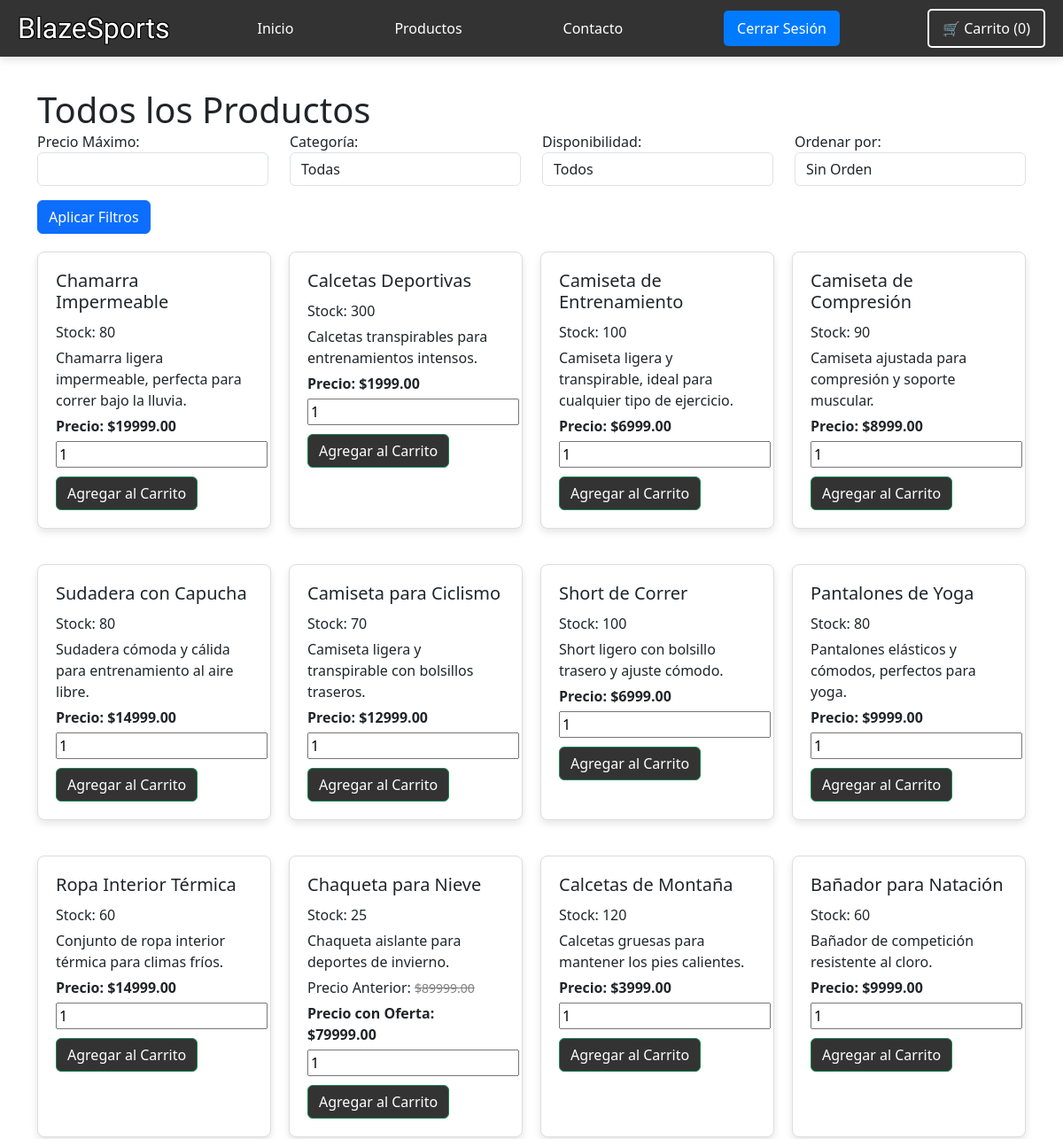
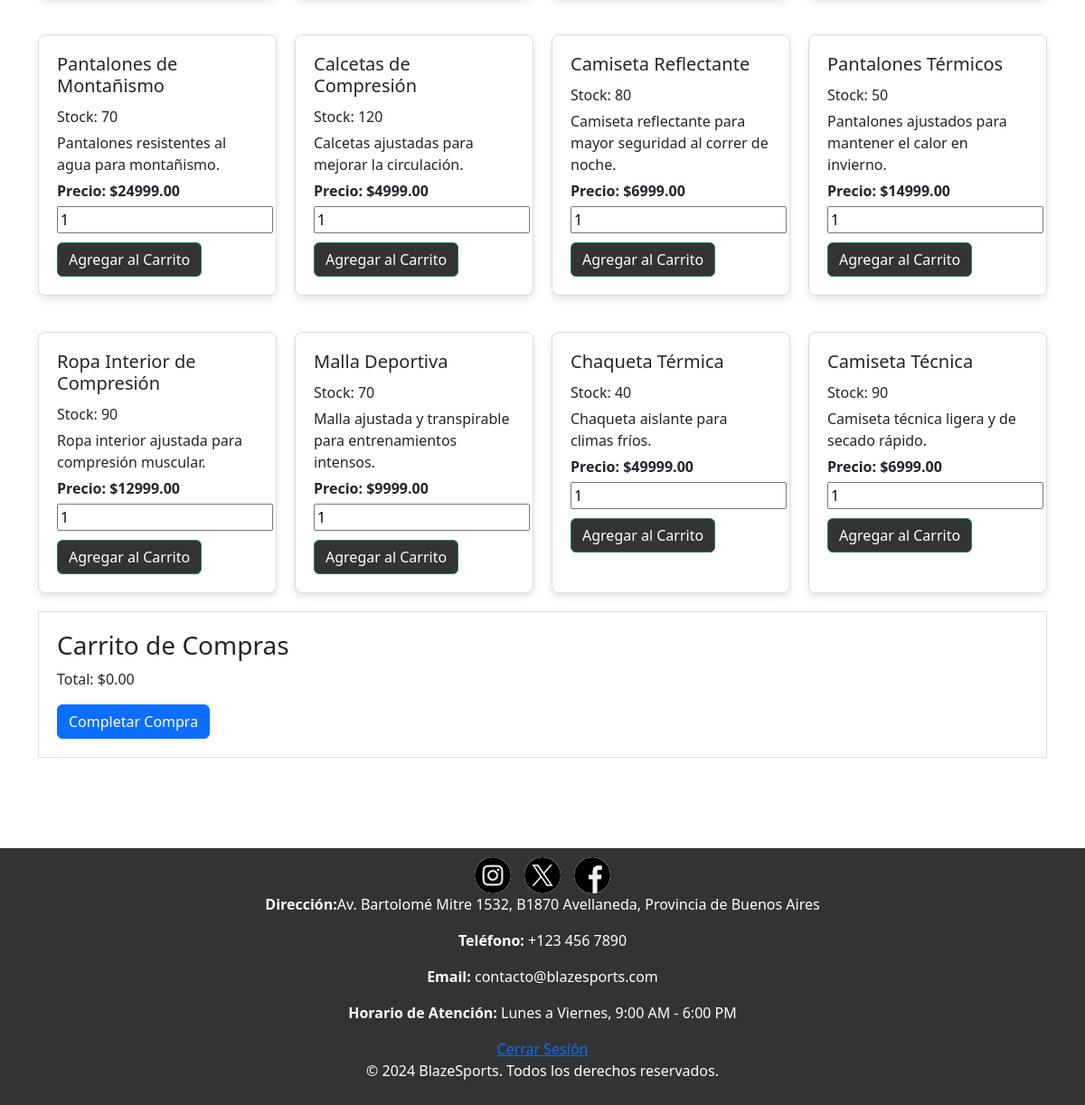
The app's page /productos.php?categoria=Ropa with its own data (2 pictures, top to bottom).
### tables this page shows
CREATE TABLE `productos` (
  `id` int(11) NOT NULL,
  `nombre` varchar(255) NOT NULL,
  `descripcion` text NOT NULL,
  `precio` decimal(10,2) NOT NULL,
  `categoria` varchar(255) NOT NULL,
  `imagen` varchar(255) NOT NULL,
  `popularidad` int(11) DEFAULT 0,
  `stock` int(11) DEFAULT 0,
  `oferta` tinyint(1) DEFAULT 0,
  `precio_anterior` decimal(10,2) DEFAULT NULL,
  `en_oferta` tinyint(1) DEFAULT 0
);

### productos.php (the view, shortened to what this page needs)
<?php
include('db.php');
$filtro_precio = isset($_GET['precio']) ? $_GET['precio'] : '';
$filtro_categoria = isset($_GET['categoria']) ? $_GET['categoria'] : '';
$sql = "SELECT id, nombre, descripcion, precio, precio_anterior, en_oferta, stock FROM productos WHERE 1=1";
if ($filtro_categoria != '') {
  $sql .= " AND categoria = '$filtro_categoria'";
}
$result = $conn->query($sql);
?>
<!DOCTYPE html>
<html lang="es">
<head>
  <link href="https://cdn.jsdelivr.net/npm/bootstrap@5.3.3/dist/css/bootstrap.min.css" rel="stylesheet">
  <link rel="stylesheet" href="estilos/styles.css">
</head>
<body>
<header>
        <nav>
            <ul>
                <h2 id="logo">BlazeSports</h2>
                <li><a href="index.php">Inicio</a></li>
                <li><a href="productos.php">Productos</a></li>
                <li><a href="contacto.php">Contacto</a></li>
                <?php if ($_SESSION['username'] == "Invitado"): ?>
                    <li><a href="login.php"><button>Iniciar Sesión</button></a></li>
                    <li><a href="registro.php"><button>Registrarse</button></a></li>
                <?php else: ?>
                    <li><a href="logout.php"><button>Cerrar Sesión</button></a></li>
                <?php endif; ?>
                <li>
                <a href="#carrito-container" class="btn btn-primary">🛒 Carrito (<span id="cart-count">0</span>)</a>
            </li>
            </ul>
        </nav>
    </header>
<main>
  <div class="container no-margin">
    <h1>Todos los Productos</h1>
    <form method="GET" action="productos.php">
      <div class="row">
        <div class="col-md-3">
          <label for="precio">Precio Máximo:</label>
          <input type="number" name="precio" id="precio" class="form-control" value="<?php echo htmlspecialchars($filtro_precio); ?>">
        </div>
        <div class="col-md-3">
          <label for="categoria">Categoría:</label>
          <select name="categoria" id="categoria" class="form-control">
            <option value="">Todas</option>
          </select>
        </div>
        <div class="col-md-3">
          <label for="disponible">Disponibilidad:</label>
          <select name="disponible" id="disponible" class="form-control">
            <option value="">Todos</option>
          </select>
        </div>
        <div class="col-md-3">
          <label for="orden">Ordenar por:</label>
          <select name="orden" id="orden" class="form-control">
            <option value="">Sin Orden</option>
          </select>
        </div>
      </div>
      <div class="row mt-3">
        <div class="col-md-12">
          <button type="submit" class="btn btn-primary">Aplicar Filtros</button>
        </div>
      </div>
    </form>
    <div class="productos-container">
    <?php
    if ($result->num_rows > 0) {
      while($row = $result->fetch_assoc()) {
        echo '<div class="producto">';
        echo '<h3>' . htmlspecialchars($row["nombre"]) . '</h3>';
        echo '<p>Stock: ' . htmlspecialchars($row["stock"]) . '</p>';
        echo '<p>' . htmlspecialchars($row["descripcion"]) . '</p>';
        if ($row["en_oferta"]) {
          if (!empty($row["precio_anterior"]) && $row["precio_anterior"] > $row["precio"]) {
            echo '<p class="precio-anterior">Precio Anterior: <del>$' . htmlspecialchars($row["precio_anterior"]) . '</del></p>';
          }
          echo '<p>Precio con Oferta: $' . htmlspecialchars($row["precio"]) . '</p>';
        } else {
          echo '<p>Precio: $' . htmlspecialchars($row["precio"]) . '</p>';
        }
        echo '<input type="number" min="1" value="1" id="cantidad-' . htmlspecialchars($row["id"]) . '" class="cantidad-producto">';
        echo '<button class="btn btn-success agregar-carrito" data-id="' . htmlspecialchars($row["id"]) . '" data-nombre="' . htmlspecialchars($row["nombre"]) . '" data-precio="' . htmlspecialchars($row["precio"]) . '" data-stock="' . htmlspecialchars($row["stock"]) . '">Agregar al Carrito</button>';
        echo '</div>';
      }
    } else {
      echo "<p>No se encontraron productos con los filtros aplicados.</p>";
    }
    ?>
    </div>
    <div id="carrito-container">
  <h3>Carrito de Compras</h3>
  <div id="total-carrito">
  </div>
  <form method="GET" action="checkout.php">
      <button type="submit" class="btn btn-primary">Completar Compra</button>
  </form>
</div>
</main>
<footer>
<div class="social-buttons">
            <a href="https://www.instagram.com" target="_blank" class="social-button instagram">
                <img src="img/instagram (1).png" alt="Instagram">
            </a>
            <a href="https://twitter.com" target="_blank" class="social-button twitter">
                <img src="img/gorjeo.png" alt="Twitter">
            </a>
            <a href="https://www.facebook.com" target="_blank" class="social-button facebook">
                <img src="img/facebook.png" alt="Facebook">
            </a>
        </div>
<p><strong>Dirección:</strong>Av. Bartolomé Mitre 1532, B1870 Avellaneda, Provincia de Buenos Aires</p>
                <p><strong>Teléfono:</strong> +123 456 7890</p>
                <p><strong>Email:</strong> contacto@blazesports.com</p>
                <p><strong>Horario de Atención:</strong> Lunes a Viernes, 9:00 AM - 6:00 PM</p>
  <?php if ($_SESSION['username'] === "Invitado"): ?>
    <a href="login.php">Iniciar Sesión</a> |
    <a href="registro.php">Registrarse</a> |
  <?php else: ?>
    <a href="logout.php">Cerrar Sesión</a>
  <?php endif; ?>
  <p>&copy; 2024 BlazeSports. Todos los derechos reservados.</p>
</footer>
</body>
</html>

### estilos/styles.css (style rules this page uses)
body { margin: 0; padding: 0; }
#logo { font-family: "Jersey 10", sans-serif; font-weight: 400; font-style: normal; color: white; text-shadow: 1px 1px 0 #000, -1px -1px 0 #000, 1px -1px 0 #000, -1px 1px 0 #000; margin: 0; padding: 0; }
header { width: 100%; position: fixed; background-color: #333; padding: 10px 20px; box-shadow: 0 4px 8px rgba(0, 0, 0, 0.1); }
nav ul { list-style-type: none; margin: 0; padding: 0; display: flex; align-items: center; justify-content: space-between; }
nav ul li { margin-left: 20px; }
nav ul li a { color: #fff; text-decoration: none; padding: 8px 15px; border-radius: 5px; transition: background-color 0.3s; }
nav ul li button { background-color: #007BFF; color: #fff; border: none; padding: 8px 15px; border-radius: 5px; cursor: pointer; transition: background-color 0.3s; }
nav ul li a.btn { background-color: transparent; color: #fff; border: 2px solid #fff; padding: 8px 15px; border-radius: 5px; transition: background-color 0.3s, color 0.3s; }
h2 { font-family: "Jersey 10", sans-serif; font-weight: 400; font-style: normal; }
h1 { margin: 0; padding: 0; }
.productos-container { display: flex; flex-wrap: wrap; gap: 20px; justify-content: center; }
.producto { background-color: #fff; border: 1px solid #ddd; border-radius: 8px; padding: 20px; box-shadow: 0 4px 8px rgba(0, 0, 0, 0.1); width: calc(25% - 20px); box-sizing: border-box; }
.producto h3 { font-size: 20px; margin-bottom: 10px; }
.producto p { font-size: 16px; margin: 5px 0; }
.container.no-margin { margin-top: 0 !important; padding-bottom: 100px; padding-top: 100px; }
.productos-container { display: flex; flex-wrap: wrap; gap: 20px; }
.producto { flex: 1 1 calc(25% - 20px); border: 1px solid #ddd; padding: 20px; margin-top: 20px; border-radius: 5px; background-color: #fff; }
.producto h3 { font-size: 1.5rem; }
.producto p { font-size: 1rem; }
.producto del { color: grey; font-size: 14px; }
.producto p:last-of-type { font-weight: bold; }
footer { background-color: #333; color: white; text-align: center; padding: 10px 0; width: 100%; bottom: 0; }
#carrito-container { border: 1px solid #ddd; padding: 20px; margin-top: 20px; }
.agregar-carrito { background-color: #333; margin-top: 10px; }
.social-buttons { display: flex; justify-content: center; gap: 15px; }
.social-button { display: inline-block; width: 40px; height: 40px; background-color: #f1f1f1; border-radius: 50%; overflow: hidden; transition: background-color 0.3s, transform 0.3s; }
.social-button img { width: 100%; height: auto; display: block; }

### records on screen
productos: nombre "Chamarra Impermeable", stock "80", descripcion "Chamarra ligera impermeable, perfecta para correr bajo la lluvia.", precio "19999.00"
productos: nombre "Calcetas Deportivas", stock "300", descripcion "Calcetas transpirables para entrenamientos intensos.", precio "1999.00"
productos: nombre "Camiseta de Entrenamiento", stock "100", descripcion "Camiseta ligera y transpirable, ideal para cualquier tipo de ejercicio.", precio "6999.00"
productos: nombre "Camiseta de Compresión", stock "90", descripcion "Camiseta ajustada para compresión y soporte muscular.", precio "8999.00"
productos: nombre "Sudadera con Capucha", stock "80", descripcion "Sudadera cómoda y cálida para entrenamiento al aire libre.", precio "14999.00"
productos: nombre "Camiseta para Ciclismo", stock "70", descripcion "Camiseta ligera y transpirable con bolsillos traseros.", precio "12999.00"
productos: nombre "Short de Correr", stock "100", descripcion "Short ligero con bolsillo trasero y ajuste cómodo.", precio "6999.00"
productos: nombre "Pantalones de Yoga", stock "80", descripcion "Pantalones elásticos y cómodos, perfectos para yoga.", precio "9999.00"
productos: nombre "Ropa Interior Térmica", stock "60", descripcion "Conjunto de ropa interior térmica para climas fríos.", precio "14999.00"
productos: nombre "Chaqueta para Nieve", stock "25", descripcion "Chaqueta aislante para deportes de invierno.", precio_anterior "89999.00", precio "79999.00"
productos: nombre "Calcetas de Montaña", stock "120", descripcion "Calcetas gruesas para mantener los pies calientes.", precio "3999.00"
productos: nombre "Bañador para Natación", stock "60", descripcion "Bañador de competición resistente al cloro.", precio "9999.00"
productos: nombre "Pantalones de Montañismo", stock "70", descripcion "Pantalones resistentes al agua para montañismo.", precio "24999.00"
productos: nombre "Calcetas de Compresión", stock "120", descripcion "Calcetas ajustadas para mejorar la circulación.", precio "4999.00"
productos: nombre "Camiseta Reflectante", stock "80", descripcion "Camiseta reflectante para mayor seguridad al correr de noche.", precio "6999.00"
productos: nombre "Pantalones Térmicos", stock "50", descripcion "Pantalones ajustados para mantener el calor en invierno.", precio "14999.00"
productos: nombre "Ropa Interior de Compresión", stock "90", descripcion "Ropa interior ajustada para compresión muscular.", precio "12999.00"
productos: nombre "Malla Deportiva", stock "70", descripcion "Malla ajustada y transpirable para entrenamientos intensos.", precio "9999.00"
productos: nombre "Chaqueta Térmica", stock "40", descripcion "Chaqueta aislante para climas fríos.", precio "49999.00"
productos: nombre "Camiseta Técnica", stock "90", descripcion "Camiseta técnica ligera y de secado rápido.", precio "6999.00"
